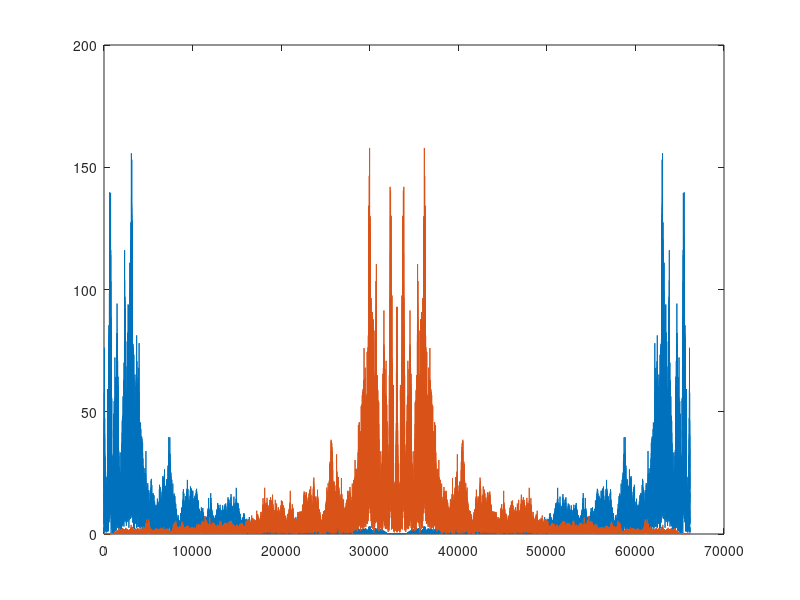

The MATLAB source for this figure:
clc, clear all;
data = importdata('kA15.mat')
fs = data.fs;
kU = data.kA02;
fig = figure();
plot(abs(fft(kU)));
hold on;
for n = 1:length(kU)
   kU(n) = ((-1)^n) *  kU(n);
end
plot(abs(fft(kU)));

